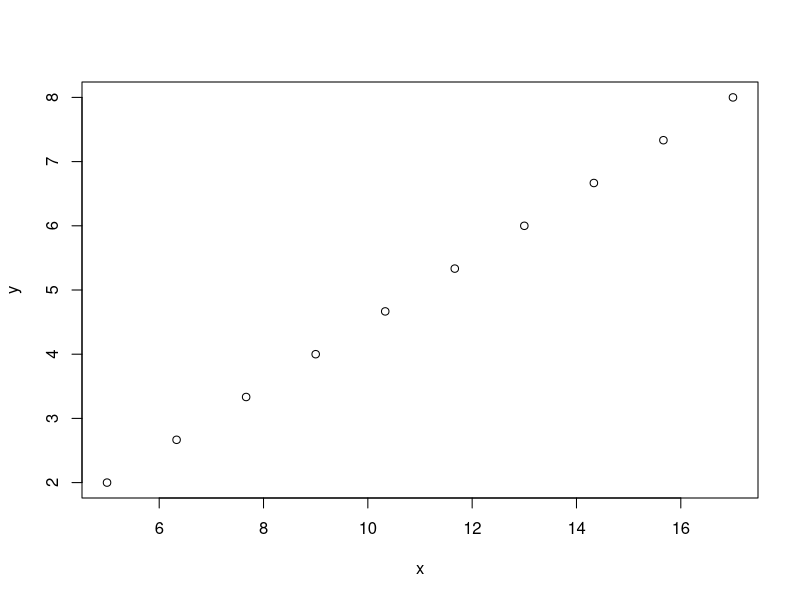
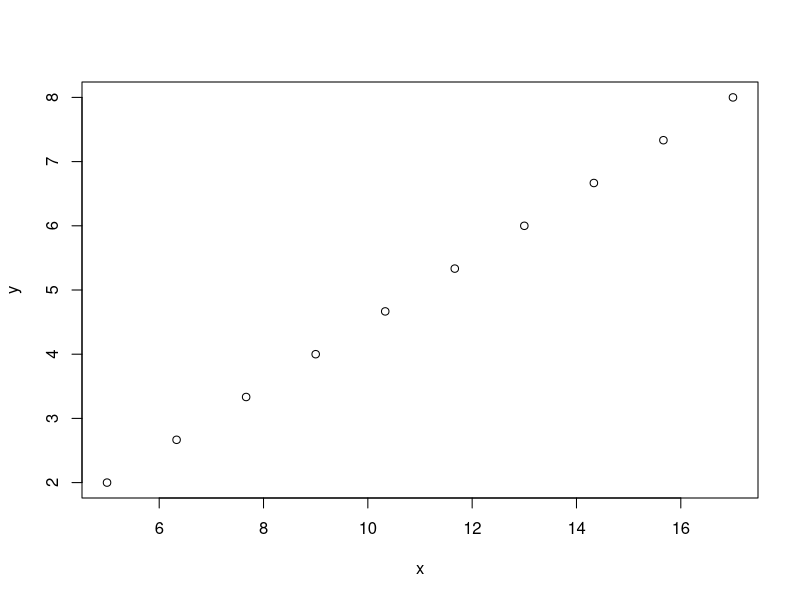
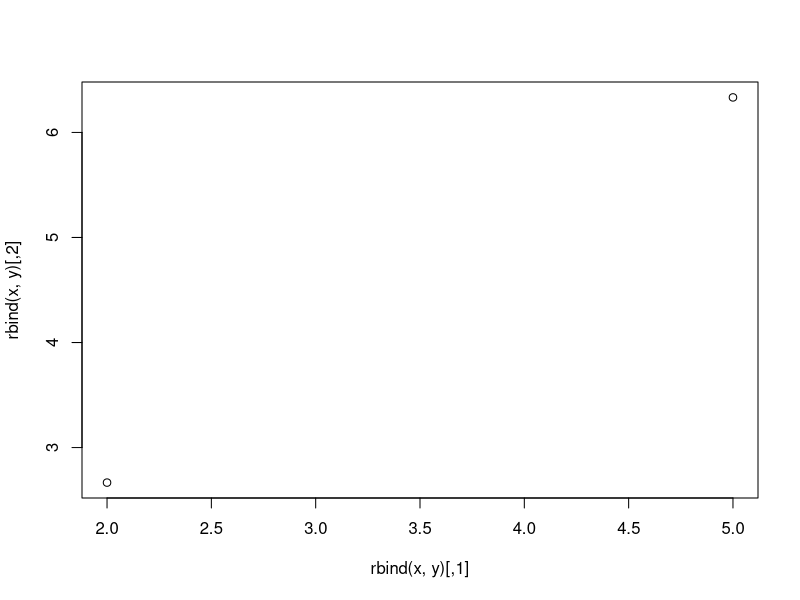
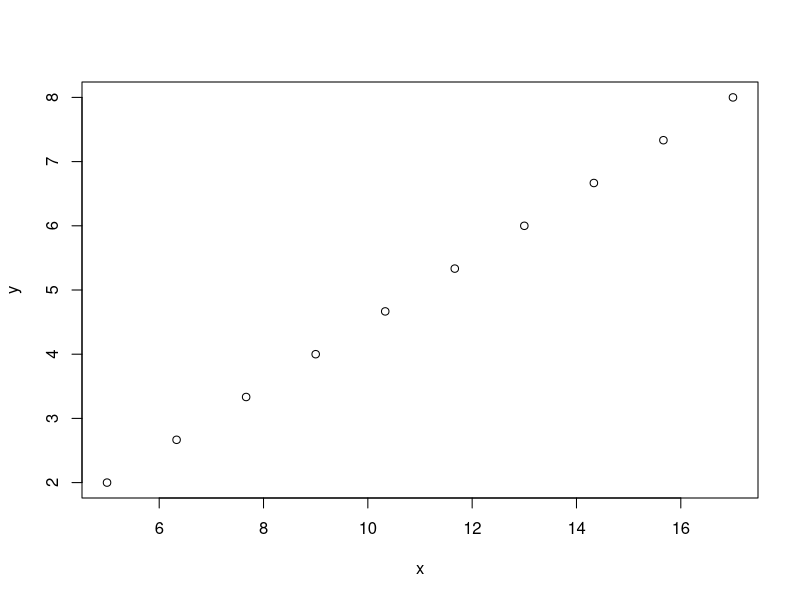
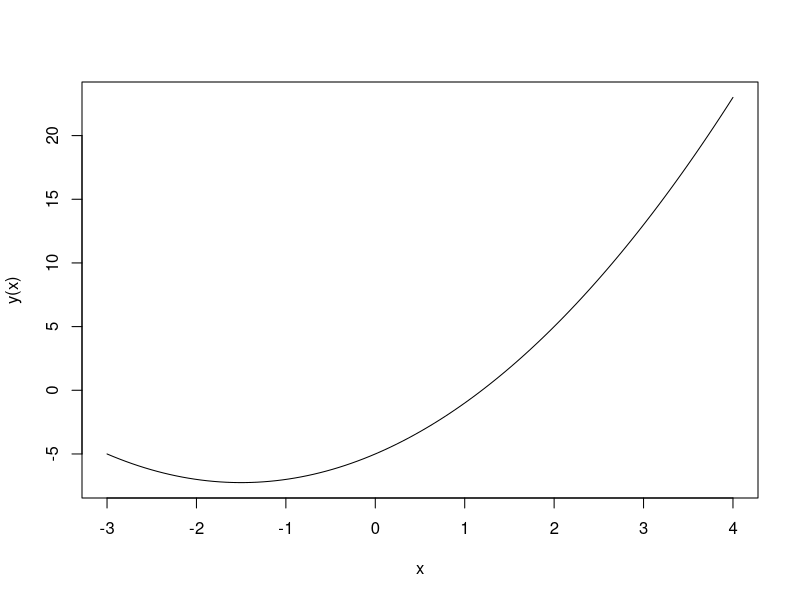
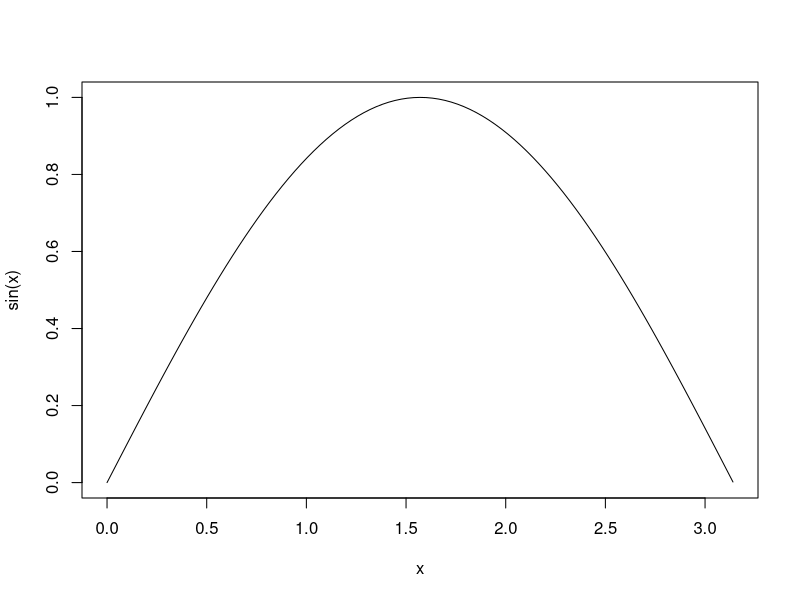
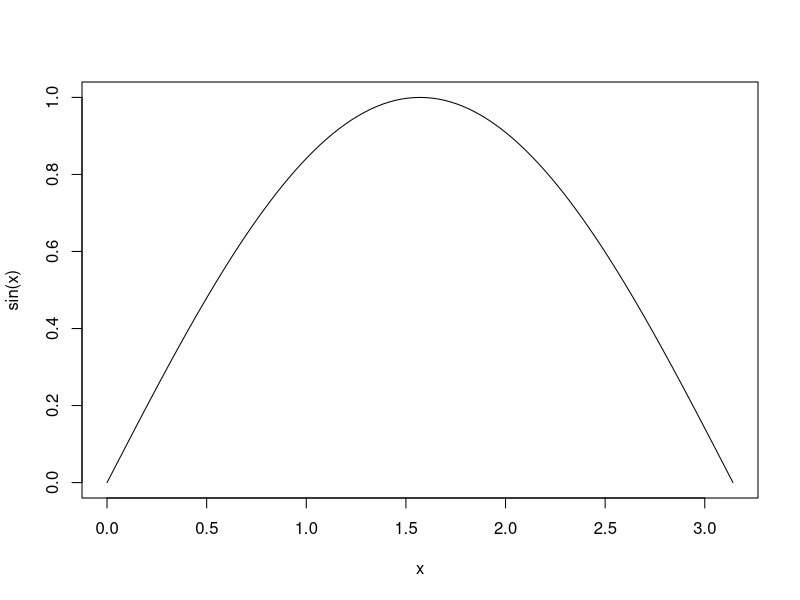
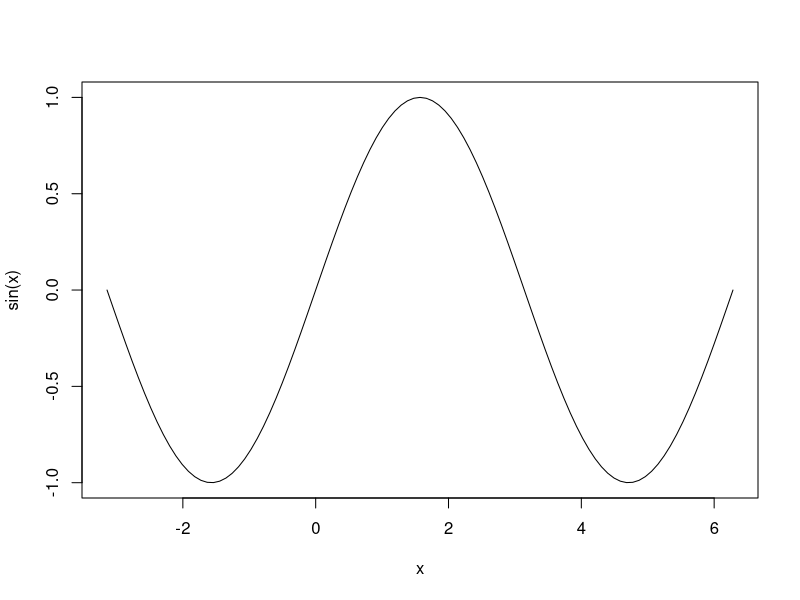

Write R code to recreate these figures, in order.
################################################################################
## zadanie 1

sin(2*pi)
#-2.449213e-16 traktujemy jak 0

cos(3/4)

tan(1/4*pi)

log10(100)
log(100, 10)

log(15)
# ln(15)

log(1/7, 7)
log(1/7, base = 7)
log(base = 7, 1/49) # zmiana kolejności CHYBA też działa

exp(1)
# e

exp(3)
# e^3

64^(1/3)
# pierwiastek 3 stopnia z 64

################################################################################
## zadanie 2

vector = seq(1, 10 , 1)
vector

sum(vector)

################################################################################
## zadanie 3

## a)

x = seq(2, 20, 2)
x

length(x)
# dlugosc 10

## b)

y = seq(20, 2, -2)
y

y2 = rev(x) # inny sposób
y2

## c)

x*x
x^2

# Zwracają to samo, czyli każda komórka jest kwadratem odpowiedniej komórki
# w oryginalnym wektorze x.

## d)

# Odległość euklidesowa to po prostu odległość między punktami tak jak w
# kartezjańskim układzie współrzędnych (przestrzeń euklidesowa to prawie
# to samo xd). Długość wektora analogicznie. Ten wektor jest 10-wymiarowy.

# Czyli no tak jak w 2 / 3 wymiarach - pitagoras,
# czyli do kwadratu, suma i pierwiastek.

dlugoscEuklidesowa = sqrt(sum(x^2))
dlugoscEuklidesowa


## e)
x
t(x)
t(t(x))

t(x)%*%y

x%*%t(y)

t(x)
t(t(y))

t(t(x))
t(y)

################################################################################
## zadanie 4

seq(5, 10, length.out = 13)

################################################################################
## zadanie 5

z1=rep(c(1,2),times=5)
z1
z2=rep(c(1,2),each=5)
z2

z1+4 #dodawanie wartości do każdego elementu

z3 = z2[-length(z2)]
z3

c=z1+z3 # błąd będzie, bo różnych długości

((1:10)*10)[c(FALSE, TRUE, TRUE, FALSE, FALSE, TRUE, FALSE, FALSE, FALSE, TRUE)]

z1 > 1

z1[z1 > 1]

################################################################################
## zadanie 6

a = c(1, 3, 6, 2, 7, 4)
a

min(a)
which.min(a)
max(a)
which.max(a)

min(c(4, 2, NA, 6))
min(c(4, 2, NA, 6), na.rm = TRUE)

a[a<=4]

sum(a)

sum(a^2)

sqrt(sum(a^2))
length(a)

a[3]

b = a[-4]
b

################################################################################
## zadanie 7

w1 = c(2, 3, 0)
w2 = c(1, -1, 2)
w3 = c(1, 1, -1)

A = rbind(w1, w2, w3) # rows bind  | cbind do columns bind
A

A^2

A%*%A



t(A)
det(A)
solve(A)


e1 = c(1, 0, 0)
e2 = c(0, 1, 0)
e3 = c(0, 0, 1)
B = rbind(e1, e2, e3)
B
solve(A, B) #to samo co solve A

b = A[3,]
b

################################################################################
## zadanie 8

x = seq(5,17, length=10)
x
y = seq(2,8, length=10)
y

plot(x,y)
data.frame(x,y)
plot(data.frame(x,y))

rbind(x,y)
plot(rbind(x,y))

cbind(x,y)
plot(cbind(x,y))

################################################################################
## zadanie 9

y = function(x){x^2+3*x-5}
y

curve(y,-3,4) # curve(funkcja, od, do)

curve(sin,0,3.14)
curve(sin,0,pi)
curve(sin,-pi,2*pi)
